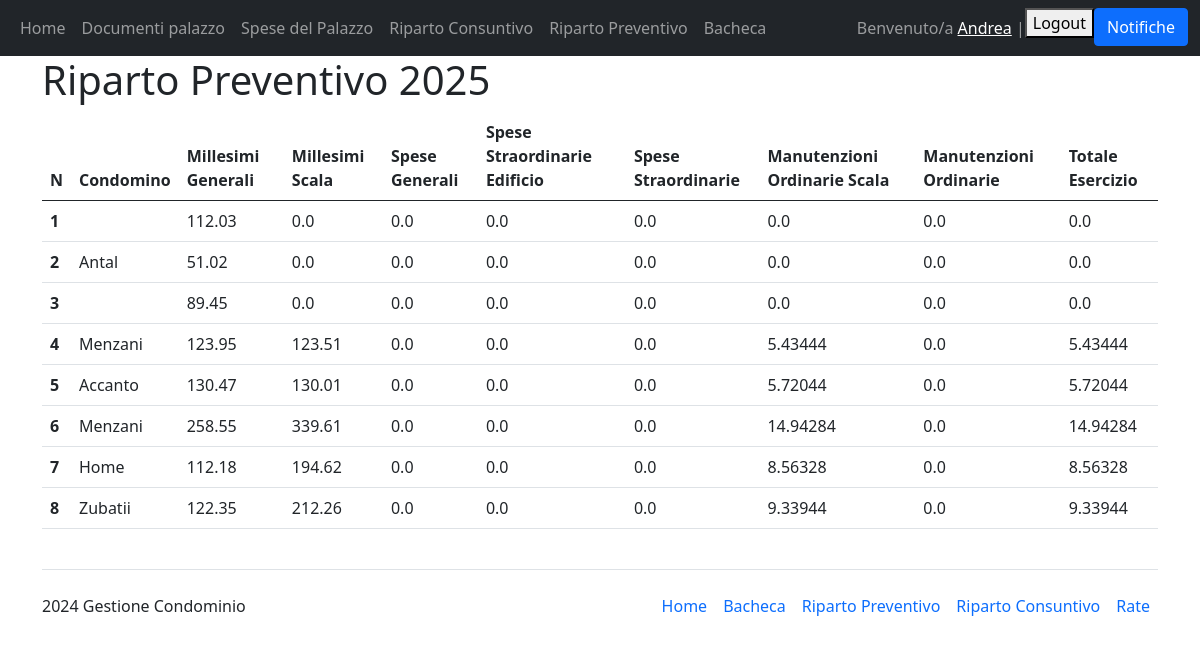
The page /riparto_preventivo/ (signed in) on the database its author committed.
### Condominio/models.py (models this page shows, shortened)
class Interno(models.Model):
    condomino = models.ForeignKey(User, on_delete=models.PROTECT)
    palazzina = models.ForeignKey(Condominio, on_delete=models.PROTECT, default="Salgari")
    numero_interno = models.CharField(verbose_name="Numero Interno", max_length=50, primary_key=True)
    millesimi_generali = models.FloatField(verbose_name="Millesimi generali")
    millesimi_scala = models.FloatField(verbose_name="Millesimi Scala")
    in_affitto = models.BooleanField(verbose_name="In affitto")
    class Meta:
        ordering = ["numero_interno"]
        verbose_name_plural = "Interni"

class Spesa(models.Model):
    class Tipologie(models.TextChoices):
        LUCE_PALAZZINA="Luce Palazzina"
        SCALE_PALAZZINA="Scale Palazzina"
        MANUTENZIONE_ORDINARIA="Manutenzione Ordinaria"
        MANUTENZIONE_ORDINARIA_COMUNE="Manutenzione Ordinaria Comune"
        MANUTENZIONE_ORDINARIA_SCALA="Manutenzione Ordinaria Scala"
        SPESA_GENERALE="Spese Generali"
        SPESA_STRAORDINARIA="Spese Straordinarie"
        SPESA_STRAORDINARIA_EDIFICIO="Spesa Straordinaria Edificio"
        SPESA_STRAORDINARIA_SCALE="Spesa Straordinaria Scale"
        SPESA_STRAORDINARIA_ANTENNE="Spesa Straordinaria Antenne"
        SPESE_DIVERSE="Spese Diverse"
    fornitore=models.ForeignKey(Fornitore, on_delete=models.PROTECT, default=None)
    data=models.DateField("Data")
    tipologia=models.TextField("Tipologia", choices=Tipologie.choices, default=Tipologie.SPESE_DIVERSE, max_length=200)
    descrizione=models.CharField(default=None, max_length=200)
    assegnatario=models.ManyToManyField(Interno)
    importo=models.FloatField("Totale", default=0)
    class Meta:
        verbose_name_plural="Spese"

### Condominio/views.py (the view)
# urls.py: path("riparto_preventivo/", views.RipartoPreventivo, name="riparto_preventivo"),
@login_required(login_url="/login")
def RipartoPreventivo(request):
    interni=Interno.objects.all()
    current_date = datetime.now()
    anno_successivo = current_date.year + 1
    ctx = {"interni": interni, "anno_successivo": anno_successivo}
    return render(request, "Condominio_main/riparto_preventivo.html", ctx)

### Condominio/templatetags/custom_tags.py (called while the page is built)
@register.filter(name="get_interno")
def get_interno(value):
    return value.numero_interno

@register.filter(name="get_cognome")
def get_cognome(value):
    condomino=value.condomino
    return condomino.last_name

@register.filter(name="get_millesimi_generali")
def get_millesimi_generali(value):
    return value.millesimi_generali

@register.filter(name="get_millesimi_scala")
def get_millesimi_scala(value):
    return value.millesimi_scala

@register.filter(name="get_spese_straordinarie_edifici")
def get_spese_straordinarie_edifici(value):
    current_date = datetime.datetime.now()
    current_year = current_date.year
    spese_straordinarie_edificio=Spesa.objects.filter(Q(tipologia="Spesa Straordinaria Edificio") & Q(data__year=current_year) & Q(assegnatario=value))
    totale_spese_straordinarie_edificio = 0
    for spesa in spese_straordinarie_edificio:
        totale_spese_straordinarie_edifici += spesa.importo
    return (totale_spese_straordinarie_edificio / 1000) * value.millesimi_generali

@register.filter(name="get_manutenzione_ordinaria_scala")
def get_manutenzione_ordinaria_scala(value):
    current_date = datetime.datetime.now()
    current_year = current_date.year
    spese_ordinarie_scale=Spesa.objects.filter(Q(tipologia="Manutenzione Ordinaria Scala") & Q(data__year=current_year) & Q(assegnatario=value))
    totale_ordinarie_scale = 0
    for spesa in spese_ordinarie_scale:
        totale_ordinarie_scale += spesa.importo
    return (totale_ordinarie_scale / 1000) * value.millesimi_scala

@register.filter(name="get_manutenzione_ordinaria")
def get_manutenzione_ordinaria(value):
    current_date = datetime.datetime.now()
    current_year = current_date.year
    spese_ordinarie=Spesa.objects.filter(Q(tipologia="Manutenzione Ordinaria") & Q(data__year=current_year) & Q(assegnatario=value))
    totale_ordinarie = 0
    for spesa in spese_ordinarie:
        totale_ordinarie += spesa.importo
    return (totale_ordinarie / 1000) * value.millesimi_generali

@register.filter(name="get_generali")
def get_generali(value):
    current_date = datetime.datetime.now()
    current_year = current_date.year
    spese_generali=Spesa.objects.filter(Q(tipologia="Spese Generali") & Q(data__year=current_year) & Q(assegnatario=value))
    totale_generali = 0
    for spesa in spese_generali:
        totale_generali += spesa.importo
    return (totale_generali / 1000) * value.millesimi_generali

### Condominio/templates/Condominio_main/riparto_preventivo.html (shortened to what this page needs)
{% extends 'Condominio_main/base.html' %}
{% block content %}
{% load mathfilters %}
{% load custom_tags %}
<h1> Riparto Preventivo {{anno_successivo}}</h1>
<div style="overflow-x:scroll">
<table class="table">
    <thead>
      <tr>
        <th scope="col">N</th>
        <th scope="col">Condomino</th>
        <th scope="col">Millesimi Generali</th>
        <th scope="col">Millesimi Scala</th>
        <th scope="col">Spese Generali</th>
        <th scope="col">Spese Straordinarie Edificio</th>
        <th scope="col">Spese Straordinarie</th>
        <th scope="col">Manutenzioni Ordinarie Scala</th>
        <th scope="col">Manutenzioni Ordinarie</th>
        <th scope="col">Totale Esercizio</th>
      </tr>
    </thead>
    <tbody>
        {% for interno in interni %} {% comment %} Per ogni condomino io devo mostrare la SOMMA delle spese % millesimi{% endcomment %}
        <tr>
          <th scope="row">{{interno|get_interno}}</th>
          <td scope="row">{{interno|get_cognome}}</td>
          <td scope="row">{{interno|get_millesimi_generali}}</td>
          <td scope="row">{{interno|get_millesimi_scala}}</td>
          <td scope="row">{{interno|generali_previsionali}}</td>
          <td scope="row">{{interno|straordinarie_edifici_previsionali}}</td>
          <td scope="row">{{interno|straordinarie_previsionali}}</td>
          <td scope="row">{{interno|ordinarie_scala_previsionali}}</td>
          <td scope="row">{{interno|ordinarie_previsionali}}</td>
          <td scope="row">{{interno|totale_previsionali}}</td>
        </tr>
        {% endfor %}
    </tbody>
</table>
</div>
{% endblock %}

### Condominio/templates/Condominio_main/base.html (shortened to what this page needs)
<!DOCTYPE html>
<html lang="en">
<head>
    <link href="https://cdn.jsdelivr.net/npm/bootstrap@5.0.2/dist/css/bootstrap.min.css" rel="stylesheet">
    <link rel="stylesheet" href="https://cdn.jsdelivr.net/npm/bootstrap-icons@1.11.3/font/bootstrap-icons.min.css">
</head>
<body>
    <nav class="navbar navbar-expand-lg navbar-dark bg-dark">
        <div class="container-fluid">
            <div>
                <ul class="navbar-nav">
                    <li class="nav-item">
                        <a class="nav-link" href="/home">Home</a>
                    </li>
                    <li class="nav-item">
                        <a class="nav-link" href="/documenti_palazzo">Documenti palazzo</a>
                    </li>
                    <li class="nav-item">
                        <a class="nav-link" href="/spesa">Spese del Palazzo</a>
                    </li>
                    <li class="nav-item">
                        <a class="nav-link" href="/riparto_consuntivo">Riparto Consuntivo</a>
                    </li>
                    <li class="nav-item">
                        <a class="nav-link" href="/riparto_preventivo">Riparto Preventivo</a>
                    </li>
                    <li class="nav-item">
                        <a class="nav-link" href="/bacheca">Bacheca</a>
                    </li>
                </ul>
            </div>
            <div>
                <ul class="navbar-nav">
                    {% if user.is_authenticated %}
                    {% if user.is_staff %}
                    <span class="navbar-text">Benvenuto/a {{user.first_name}} | </span>
                    {% else %}
                    <span class="navbar-text">Benvenuto/a <a href="{% url 'profilo' %}">{{user.first_name}}</a> | </span>
                    {% endif %}
                    <li class="nav-item">
                        <form action="{% url 'logout' %}" method="post">
                            <button type="submit">Logout</button>
                        </form>
                    </li>
                    <li class="nav-item">
                        <button class="btn btn-primary" type="button" data-bs-toggle="offcanvas" data-bs-target="#offcanvasRight" aria-controls="offcanvasRight">Notifiche</button>
                    </li>
                    {% else %}
                    <li class="nav-item">
                        <a class="nav-link" href="{% url 'login' %}">Login</a>
                    </li>
                    {% endif %}
                </ul>
            </div>
        </div>
    </nav>
    <div class="container">
        {% block content %}
        {% endblock  %}
    </div>
    {% if user.is_authenticated and not user.is_staff %}
    <div class="container">
        <footer class="d-flex flex-wrap justify-content-between align-items-center py-3 my-4 border-top">
          <p class="col-md-4 mb-0 text-body-secondary"> 2024 Gestione Condominio </p>
          <ul class="nav col-md-8 justify-content-end">
            <li class="nav-item"><a href="{% url 'home' %}" class="nav-link px-2 text-body-secondary">Home</a></li>
            <li class="nav-item"><a href="{% url 'bacheca' %}" class="nav-link px-2 text-body-secondary">Bacheca</a></li>
            <li class="nav-item"><a href="{% url 'riparto_preventivo' %}" class="nav-link px-2 text-body-secondary">Riparto Preventivo</a></li>
            <li class="nav-item"><a href="{% url 'riparto_consuntivo' %}" class="nav-link px-2 text-body-secondary">Riparto Consuntivo</a></li>
            <li class="nav-item"><a href="#" class="nav-link px-2 text-body-secondary">Rate</a></li>
          </ul>
        </footer>
    </div>
    {% endif %}
</body>
</html>

### rows shown on the page
Interno: numero_interno "1", millesimi_generali "112.03", millesimi_scala "0.0", numero_interno+millesimi_generali "0.0", numero_interno+millesimi_scala "0.0", numero_interno+millesimi_generali+millesimi_scala "0.0"
Interno: numero_interno "2", condomino.last_name "Antal", millesimi_generali "51.02", millesimi_scala "0.0", numero_interno+millesimi_generali "0.0", numero_interno+millesimi_scala "0.0", numero_interno+millesimi_generali+millesimi_scala "0.0"
Interno: numero_interno "3", millesimi_generali "89.45", millesimi_scala "0.0", numero_interno+millesimi_generali "0.0", numero_interno+millesimi_scala "0.0", numero_interno+millesimi_generali+millesimi_scala "0.0"
Interno: numero_interno "4", condomino.last_name "Menzani", millesimi_generali "123.95", millesimi_scala "123.51", numero_interno+millesimi_generali "0.0", numero_interno+millesimi_scala "5.43444", numero_interno+millesimi_generali+millesimi_scala "5.43444"
Interno: numero_interno "5", condomino.last_name "Accanto", millesimi_generali "130.47", millesimi_scala "130.01", numero_interno+millesimi_generali "0.0", numero_interno+millesimi_scala "5.72044", numero_interno+millesimi_generali+millesimi_scala "5.72044"
Interno: numero_interno "6", condomino.last_name "Menzani", millesimi_generali "258.55", millesimi_scala "339.61", numero_interno+millesimi_generali "0.0", numero_interno+millesimi_scala "14.94284", numero_interno+millesimi_generali+millesimi_scala "14.94284"
Interno: numero_interno "7", condomino.last_name "Home", millesimi_generali "112.18", millesimi_scala "194.62", numero_interno+millesimi_generali "0.0", numero_interno+millesimi_scala "8.56328", numero_interno+millesimi_generali+millesimi_scala "8.56328"
Interno: numero_interno "8", condomino.last_name "Zubatii", millesimi_generali "122.35", millesimi_scala "212.26", numero_interno+millesimi_generali "0.0", numero_interno+millesimi_scala "9.33944", numero_interno+millesimi_generali+millesimi_scala "9.33944"

### other values the page prints
{{ user.first_name }} "Andrea"
